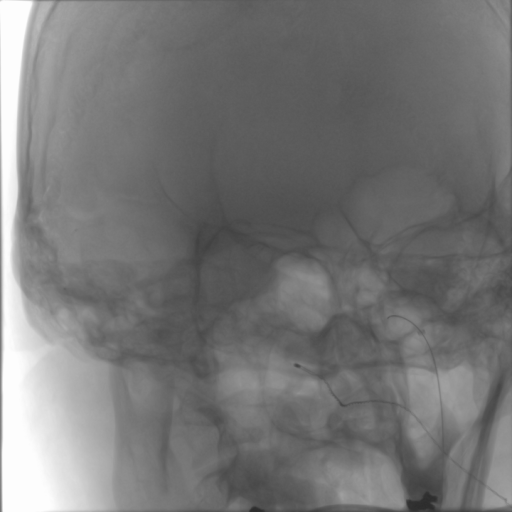
#> input picture catheter/frame_201.png, 512 x 512 px; the run also reads 2 pictures not shown here
$ python comparer_filtres.py
#> lines starting #> are read from the running program, lines starting #| are printed output that depends on the picture
### segmentation.py
import cv2
import numpy as np


AIRE_MINIMALE_COMPOSANTE = 300


def lire_image(chemin):
    if not chemin.is_file():
        raise FileNotFoundError(f"Image introuvable : {chemin}")
    image = cv2.imread(str(chemin), cv2.IMREAD_GRAYSCALE)
    if image is None:
        raise ValueError(f"Image illisible : {chemin}")
    return image


# [67 lines left out: functions filtrer, calculer_masque, segmenter_outil, not called in this run]

### comparer_filtres.py
"""Compare les variantes du pipeline ATRIM, un traitement à la fois."""

import argparse
from pathlib import Path

import cv2
import matplotlib
matplotlib.use("Agg")
import matplotlib.pyplot as plt
import numpy as np

from segmentation import AIRE_MINIMALE_COMPOSANTE, lire_image


def filtrer_fourier(image, variante):
    """Applique la réponse fréquentielle au spectre centré."""
    if variante == "Sans filtre":
        return image
    hauteur, largeur = image.shape
    y, x = np.ogrid[:hauteur, :largeur]
    r2 = (y - hauteur // 2) ** 2 + (x - largeur // 2) ** 2
    passe_haut = 1 - np.exp(-r2 / (2 * 10**2))
    if variante == "Passe-haut Butterworth":
        reponse = 1 - 1 / (1 + (r2 / 12**2) ** 2)
    elif variante == "Passe-bande gaussien":
        reponse = passe_haut * np.exp(-r2 / (2 * 60**2))
    else:
        reponse = passe_haut
    spectre = np.fft.fftshift(cv2.dft(image, flags=cv2.DFT_COMPLEX_OUTPUT), axes=(0, 1))
    produit = spectre * reponse.astype(np.float32)[:, :, None]
    return cv2.idft(
        np.fft.ifftshift(produit, axes=(0, 1)),
        flags=cv2.DFT_SCALE | cv2.DFT_REAL_OUTPUT,
    )


def transformer_histogramme(image, variante):
    """Étire la partie positive dans la plage 0–255."""
    positive = np.maximum(image, 0)
    limite = np.percentile(positive, 99) if variante == "99e percentile" else positive.max()
    if limite <= 0:
        return np.zeros_like(positive, dtype=np.uint8)
    return np.rint(255 * np.clip(positive / limite, 0, 1)).astype(np.uint8)


def seuiller(contraste, delta):
    otsu, _ = cv2.threshold(contraste, 0, 1, cv2.THRESH_BINARY | cv2.THRESH_OTSU)
    return contraste > min(otsu + delta, 255)


def retirer_petites_composantes(outil):
    _, etiquettes, stats, _ = cv2.connectedComponentsWithStats(
        outil.astype(np.uint8), connectivity=8
    )
    garder = stats[:, cv2.CC_STAT_AREA] >= AIRE_MINIMALE_COMPOSANTE
    garder[0] = False
    return garder[etiquettes]


def fermer(outil, taille):
    noyau = cv2.getStructuringElement(cv2.MORPH_ELLIPSE, (taille, taille))
    return cv2.morphologyEx(outil.astype(np.uint8), cv2.MORPH_CLOSE, noyau).astype(bool)


def comparer(reference, image):
    difference = reference.astype(np.float32) - image.astype(np.float32)
    gauss = cv2.GaussianBlur(difference, (5, 5), 1)
    # Conversion de sigmaColor depuis l’échelle normalisée 0–255.
    sigma_couleur = 50 * float(np.ptp(difference)) / 255
    passe_bande = "Passe-bande gaussien"
    spectres = {
        nom: filtrer_fourier(gauss, nom)
        for nom in ("Sans filtre", "Passe-haut gaussien", "Passe-haut Butterworth", passe_bande)
    }
    filtree = spectres[passe_bande]
    contraste = transformer_histogramme(filtree, "99e percentile")
    binaire = seuiller(contraste, 30)
    composantes = retirer_petites_composantes(binaire)

    return {
        "spatial": {
            "Sans filtre": difference,
            "Gaussien 5×5": gauss,
            "Bilatéral 5×5": cv2.bilateralFilter(difference, 5, sigma_couleur, 50),
            "Médian 5×5": cv2.medianBlur(difference, 5),
        },
        "spectral": spectres,
        "histogramme": {
            "Maximum": transformer_histogramme(filtree, "Maximum"),
            "99e percentile": contraste,
        },
        "segmentation": {
            "Otsu" if delta == 0 else f"Otsu + {delta}": seuiller(contraste, delta)
            for delta in (0, 15, 30, 50)
        },
        "morphologie": {
            "Seuil seul": binaire,
            f"Composantes ≥ {AIRE_MINIMALE_COMPOSANTE} px": composantes,
            "Composantes + fermeture 3×3": fermer(composantes, 3),
            "Composantes + fermeture 5×5": fermer(composantes, 5),
        },
    }


def exporter_planche(sortie, etape, variantes, numero, image):
    titres = {
        "difference": "Soustraction de la référence fixe",
        "spatial": "Filtrage spatial de la différence",
        "spectral": "Filtrage spectral",
        "histogramme": "Étirement des niveaux",
        "segmentation": "Choix du seuil de segmentation",
        "morphologie": "Nettoyage des masques",
    }
    if etape == "difference":
        difference = variantes["Soustraction I201 − Ik"]
        borne = max(float(np.percentile(np.abs(difference), 99)), 1.0)
        vues = [
            (f"Radiographie {numero}", image, 0, 255),
            (f"Différence 201 − {numero}", difference, -borne, borne),
        ]
    elif etape in ("spatial", "spectral"):
        if etape == "spatial":
            reponses = {"Avant filtrage" if nom == "Sans filtre" else nom: vue
                        for nom, vue in variantes.items()}
        else:
            reponses = {"Sans filtre spectral" if nom == "Sans filtre" else nom: vue - vue.mean()
                        for nom, vue in variantes.items()}
        borne = max(1.0, *(float(np.percentile(np.abs(vue), 99)) for vue in reponses.values()))
        vues = [(nom, vue, -borne, borne) for nom, vue in reponses.items()]
    elif etape == "histogramme":
        vues = [(nom, vue, 0, 255) for nom, vue in variantes.items()]
    else:
        vues = [(nom, ~masque, 0, 1) for nom, masque in variantes.items()]

    figure, axes = plt.subplots(1, len(vues), figsize=(3.05 * len(vues), 3.45),
                                layout="constrained")
    figure.suptitle(f"{titres[etape]} · image {numero}", fontsize=14, fontweight="bold")
    for axe, (nom, vue, minimum, maximum) in zip(axes, vues, strict=True):
        axe.imshow(vue, cmap="gray", vmin=minimum, vmax=maximum, interpolation="nearest")
        axe.set_axis_off()
        axe.set_title(nom, fontsize=10)
    figure.savefig(sortie / f"{etape}.png", dpi=145)
    plt.close(figure)


def main():
    parser = argparse.ArgumentParser(description=__doc__)
    parser.add_argument("--projet", type=Path, default=Path(__file__).resolve().parent)
    parser.add_argument("--sortie", type=Path)
    args = parser.parse_args()
    projet = args.projet.resolve()
    sortie = args.sortie or projet / "results" / "intermediaires" / "comparaisons_filtres"
    sortie.mkdir(parents=True, exist_ok=True)
    dossier = projet / "catheter"
    reference = lire_image(dossier / "frame_201.png")
#> in lire_image, image is the input picture: shape (512, 512); min 44, max 253, mean 118.5
    image_211 = lire_image(dossier / "frame_211.png")
    difference_211 = reference.astype(np.float32) - image_211.astype(np.float32)
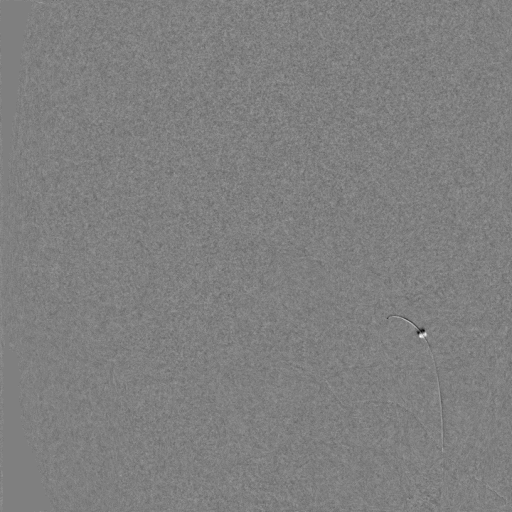
#> difference_211: shape (512, 512) float32; min -21, max 21, mean 0.1; drawn with min black and max white
    exporter_planche(sortie, "difference", {"Soustraction I201 − Ik": difference_211},
                     211, image_211)
#> in exporter_planche, `borne = max(float(np.percentile(np.abs(difference), 99)), 1.0)`: borne = 3
#> the loop in exporter_planche, `for axe, (nom, vue, minimum, maximum) in zip(axes, vues, strict=True):` made 2 passes
#> (nom, minimum, maximum) on passes 1 to 2: ('Radiographie 211', 0, 255), ('Différence 201 − 211', -3, 3)
#> in exporter_planche, `plt.close(figure)`:
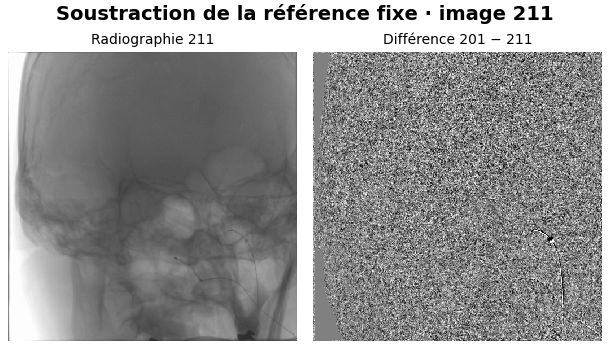
#> figure drawn by matplotlib, 2 panels

    image_291 = lire_image(dossier / "frame_291.png")
    for etape, variantes in comparer(reference, image_291).items():
#> in comparer, `sigma_couleur = 50 * float(np.ptp(difference)) / 255`: sigma_couleur = 12.75
#> in comparer, `passe_bande = "Passe-bande gaussien"`: passe_bande = 'Passe-bande gaussien'
#> in filtrer_fourier (call 2), `hauteur, largeur = image.shape`: hauteur = 512
#> in filtrer_fourier (call 2), `r2 = (y - hauteur // 2) ** 2 + (x - largeur // 2) ** 2`:
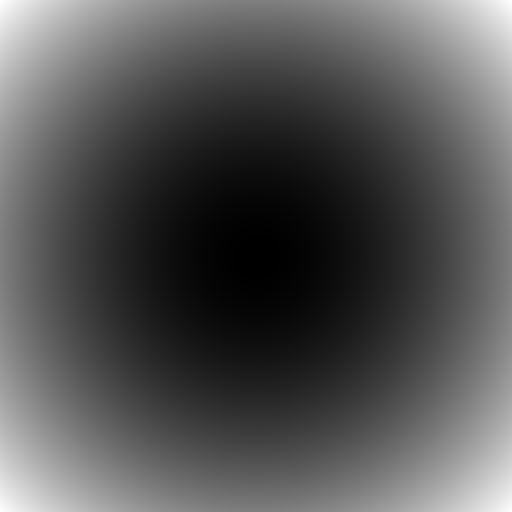
#> r2: shape (512, 512) int64; min 0, max 131072, mean 43691; drawn with min black and max white
#> in filtrer_fourier (call 2), `passe_haut = 1 - np.exp(-r2 / (2 * 10**2))`:
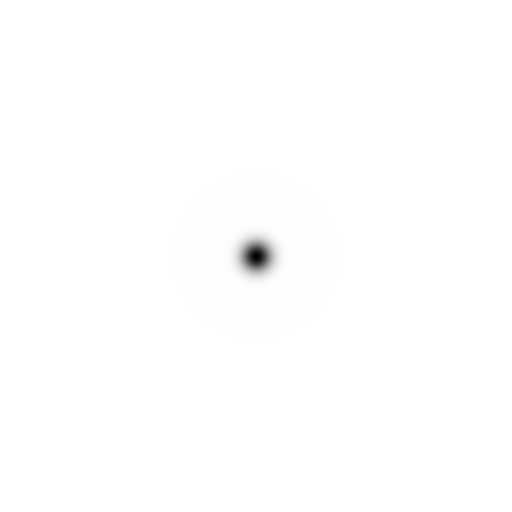
#> passe_haut: shape (512, 512) float64; min 0, max 1, mean 0.998
#> in comparer, `spectres = { nom: filtrer_fourier(gauss, nom) for nom in ("Sans filtre..`: spectres = 4 items
#> in transformer_histogramme, `limite = np.percentile(positive, 99) if variante == "99e percentile" e..`: limite = 2.05
#> in seuiller, `otsu, _ = cv2.threshold(contraste, 0, 1, cv2.THRESH_BINARY | cv2.THRES..`: otsu = 64
#> in fermer, `noyau = cv2.getStructuringElement(cv2.MORPH_ELLIPSE, (taille, taille))`: noyau = [[0, 1, 0], [1, 1, 1], [0, 1, 0]]
        exporter_planche(sortie, etape, variantes, 291, image_291)
#> this loop made 5 passes
#> pass 1, in exporter_planche (call 2), `figure.savefig(sortie / f"{etape}.png", dpi=145)`:
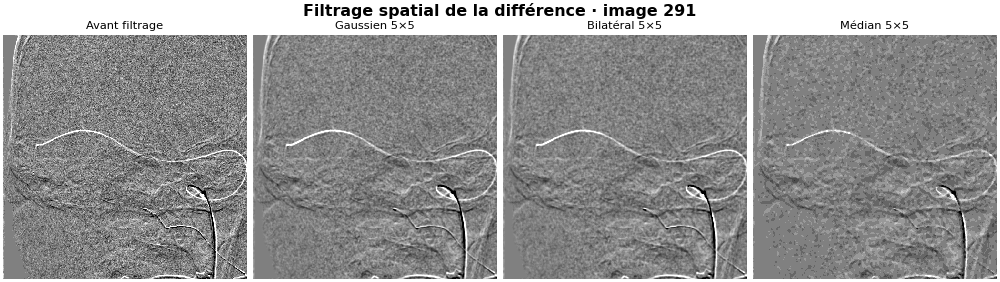
#> figure drawn by matplotlib, 4 panels
#> pass 1, in exporter_planche (call 2), `plt.close(figure)`:
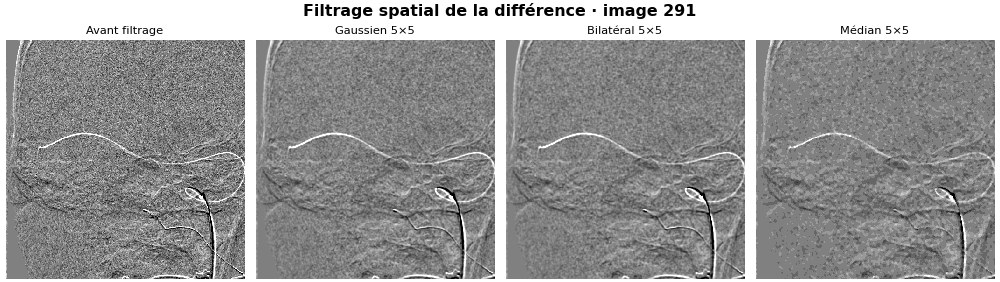
#> figure drawn by matplotlib, 4 panels
#> pass 2, in exporter_planche (call 3), `plt.close(figure)`:
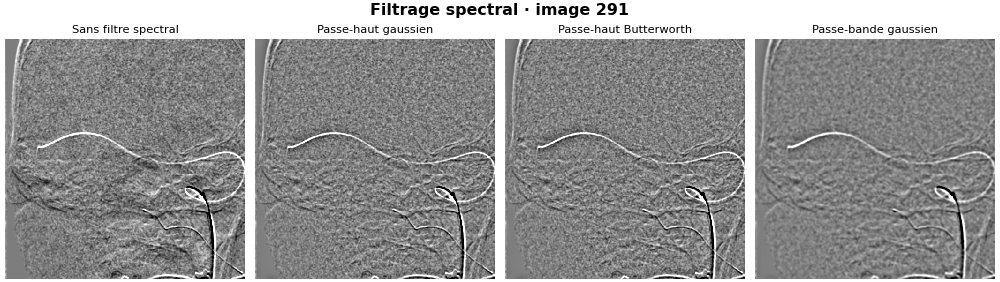
#> figure drawn by matplotlib, 4 panels


if __name__ == "__main__":
    main()
